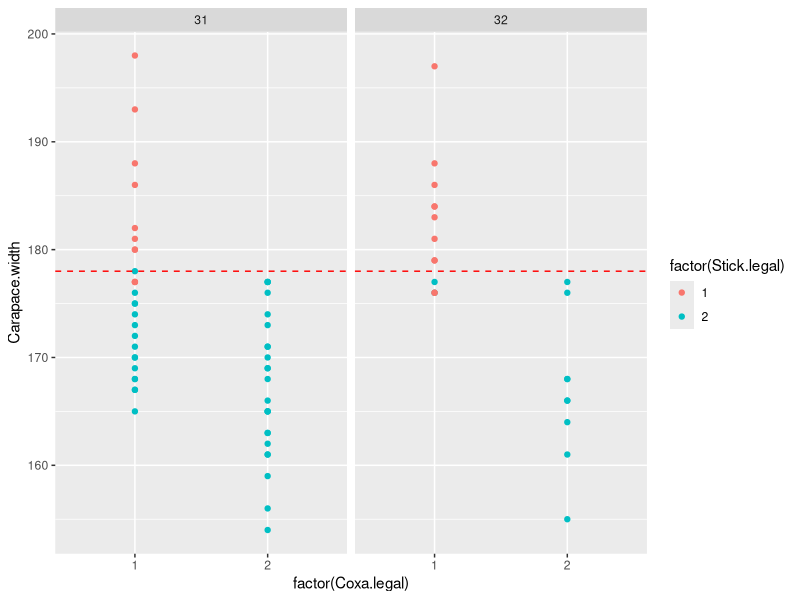
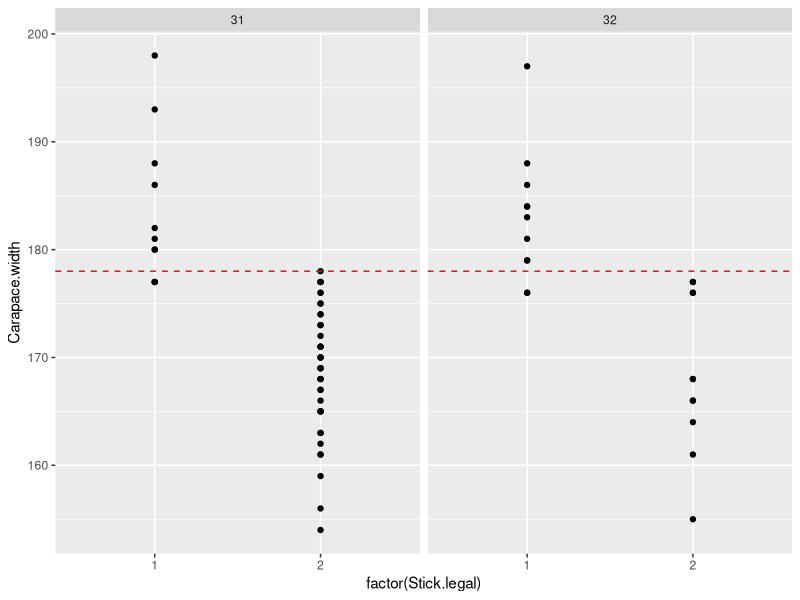
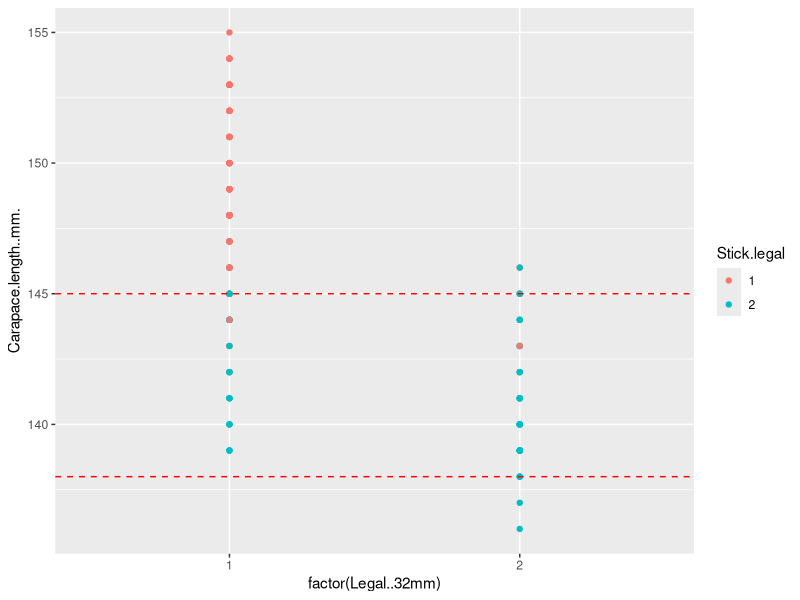
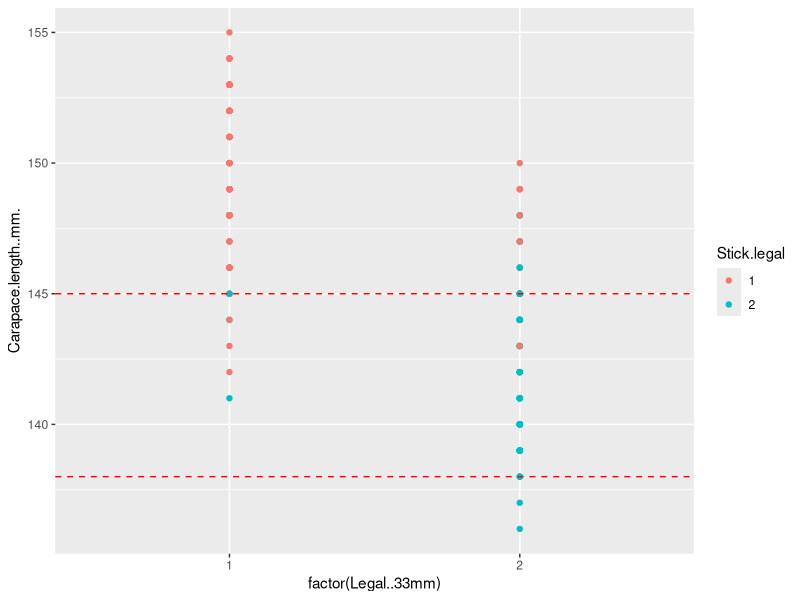
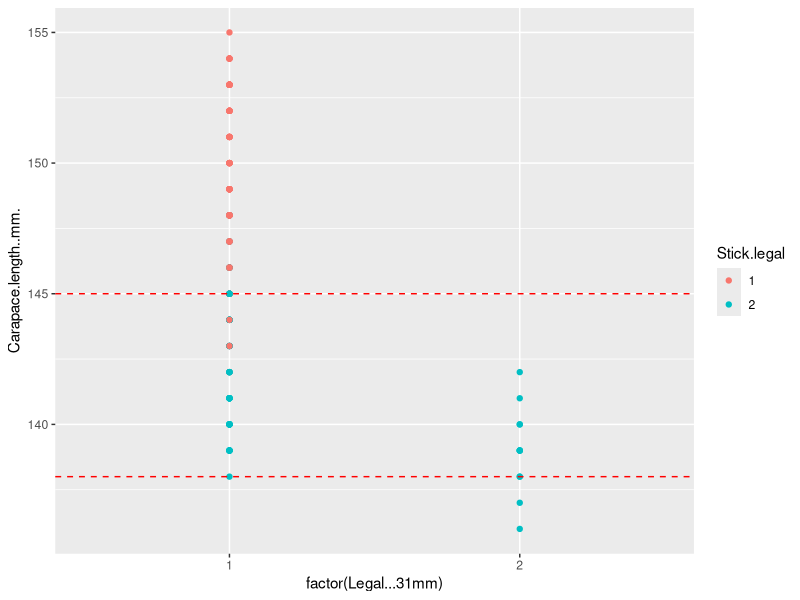
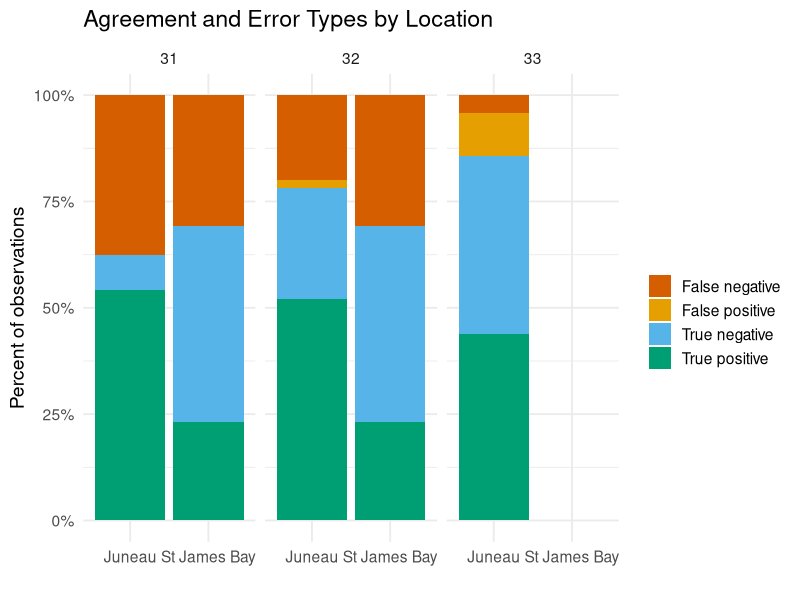
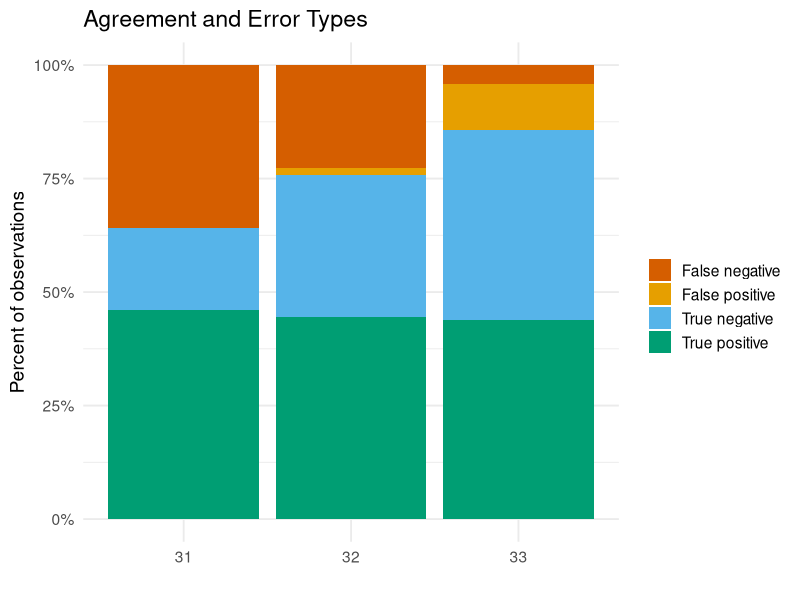

R code for these plots, in order: (Note: this script raises an error after producing the figures.)
###Test coxa measurements- Red King crab
#Alex Reich

library(tidyverse)


##first data set collected June 2025 in st. James Bay by Chris (and Trooper??)
dat1 <- read.csv("data/trooper test data/enforcement test data.csv")
#View(dat1)
names(dat1) #looks fine


#second data set collected July 2025 in Juneau area
dat2 <- read.csv("data/trooper test data/Legal_coxa_testing.csv")
#note there's some values missing- ask Chris about this -FLAG
##it's non essential info but Chris was totes like "I'll fix it!" and then forgot
names(dat2)
#View(dat2)


#well, these datasets are set up differently
##so I'll treat them differently.
##And, can combine and look at 32-legality together at some point...


###Anyway, it's graph time
##what do I want to graph?
#Carapace width size vs...
names(dat1)
#test data- coxa - THE REAL TEST FOR DAT 1
ggplot(dat1) + aes(y=Carapace.width, x=factor(Coxa.legal))+ geom_point(aes(color=factor(Stick.legal)))+
  geom_hline(yintercept=178, color="red", linetype = "dashed")+
  facet_wrap(~factor(Coxa.legal.threshold.used))
#the test data -stick
ggplot(dat1) + aes(y=Carapace.width, x=factor(Stick.legal))+ geom_point()+
  geom_hline(yintercept=178, color="red", linetype = "dashed")+
  facet_wrap(~factor(Coxa.legal.threshold.used))
##at 32- shows one false negative and 0 false postives
dat1$Stick.legal/dat1$Coxa.legal #not that. Some way to tell how often stick was right at 32.


#with dat 2
names(dat2)
#View(dat2)

dat2$Stick.legal <- as.factor(dat2$Stick.legal)

ggplot(dat2) + aes(y= Carapace.length..mm., x= factor(Legal..32mm)) + geom_point(aes(color=Stick.legal)) + 
  geom_hline(yintercept = 138, color = "red", linetype = "dashed")+ #not a hard line here...
  geom_hline(yintercept = 145, color = "red", linetype = "dashed")

ggplot(dat2) + aes(y= Carapace.length..mm., x= factor(Legal..33mm)) + geom_point(aes(color=Stick.legal)) + 
  geom_hline(yintercept = 138, color = "red", linetype = "dashed")+ #not a hard line here...
  geom_hline(yintercept = 145, color = "red", linetype = "dashed")

ggplot(dat2) + aes(y= Carapace.length..mm., x= factor(Legal...31mm)) + geom_point(aes(color=Stick.legal)) + 
  geom_hline(yintercept = 138, color = "red", linetype = "dashed")+ #not a hard line here...
  geom_hline(yintercept = 145, color = "red", linetype = "dashed")

#initial what I'm seeing from here: 32 has one strike (in dat 2). 31 might be better
##what we don't want is false postives. We don't want coxa to say "this aint legal (2)" if it IS legal.
##that happens in dat 2, 33mm 4 times and dat 2, 32 mm, 1 time. 31mm had no false positives so far.

#make these graphs better, then send to spencer, chris with 31mm or smaller as the proposed minimum coxa size. 32mm has one miss

#combine datasets and look at coxa legal vs. stick legal at 31 and 32
names(dat1)
names(dat2)

dat1_31 <- dat1 %>% filter(Coxa.legal.threshold.used == 31) %>% select(Location, Stick.legal, Coxa.legal)
dat1_32 <- dat1 %>% filter(Coxa.legal.threshold.used == 31) %>% select(Location, Stick.legal, Coxa.legal)

dat2$Location <- "Juneau"
dat2_31 <- dat2 %>% select(Stick.legal, Legal...31mm, Location)
dat2_31$Coxa.legal<- dat2_31$Legal...31mm
dat2_31 <- dat2_31 %>% select(-Legal...31mm)

dat2_32 <- dat2 %>% select(Stick.legal, Legal..32mm, Location)
dat2_32$Coxa.legal<- dat2_32$Legal..32mm
dat2_32 <- dat2_32 %>% select(-Legal..32mm)

dat2_33 <- dat2 %>% select(Stick.legal, Legal..33mm, Location)
dat2_33$Coxa.legal<- dat2_33$Legal..33mm
dat2_33 <- dat2_33 %>% select(-Legal..33mm)

dat_31 <- rbind(dat1_31, dat2_31)
dat_32 <- rbind(dat1_32, dat2_32)
dat_33 <- dat2_33

#dat_31$ID <-  c(1:length(dat_31$Stick.legal))
#dat_32$ID <-  c(1:length(dat_32$Stick.legal))

#add false positive columns
dat_31 <- dat_31 %>%
  mutate(false_positive = if_else(Stick.legal == 1 & Coxa.legal == 2, 1, 0)) #it was legal, and the coxa is wrong (BAD!!)

dat_32 <- dat_32 %>%
  mutate(false_positive = if_else(Stick.legal == 1 & Coxa.legal == 2, 1, 0))

dat_33 <- dat_33 %>%
  mutate(false_positive = if_else(Stick.legal == 1 & Coxa.legal == 2, 1, 0))
dat_31
dat_32
dat_33

#add false negative, true postive, true negative columns
dat_31 <- dat_31 %>%
  mutate(true_positive = if_else(Stick.legal == 1 & Coxa.legal == 1, 1, 0), #it was legal, coxa says it's legal too
         false_negative = if_else(Stick.legal == 2 & Coxa.legal == 1, 1, 0), #they got away with it (not as bad as false positive)
         true_negative = if_else(Stick.legal == 2 & Coxa.legal == 2, 1, 0), #stick and coxa agree that it's sublegal
           )

dat_32 <- dat_32 %>%
  mutate(true_positive = if_else(Stick.legal == 1 & Coxa.legal == 1, 1, 0), #it was legal, coxa says it's legal too
         false_negative = if_else(Stick.legal == 2 & Coxa.legal == 1, 1, 0), #they got away with it (not as bad as false positive)
         true_negative = if_else(Stick.legal == 2 & Coxa.legal == 2, 1, 0), #stick and coxa agree that it's sublegal
  )

dat_33 <- dat_33 %>%
  mutate(true_positive = if_else(Stick.legal == 1 & Coxa.legal == 1, 1, 0), #it was legal, coxa says it's legal too
         false_negative = if_else(Stick.legal == 2 & Coxa.legal == 1, 1, 0), #they got away with it (not as bad as false positive)
         true_negative = if_else(Stick.legal == 2 & Coxa.legal == 2, 1, 0), #stick and coxa agree that it's sublegal
  )

#combine
dat_31 <- dat_31 %>% mutate(coxa.width.tested = 31)
dat_32 <- dat_32 %>% mutate(coxa.width.tested = 32)
dat_33 <- dat_33 %>% mutate(coxa.width.tested = 33)

dat_all <- rbind(dat_31, dat_32, dat_33)
dat_all$coxa.width.tested <- as.factor(dat_all$coxa.width.tested)


#data visualize
library(cowplot)
dat_all %>%
  mutate(class = case_when(
    true_positive == 1 ~ "True positive",
    false_positive == 1 ~ "False positive",
    true_negative == 1 ~ "True negative",
    false_negative == 1 ~ "False negative"
  )) %>%
  count(Location, class, coxa.width.tested) %>%
  group_by(Location, coxa.width.tested) %>%
  mutate(prop = n / sum(n)) %>%
  ggplot(aes(x = Location, y = prop, fill = class)) +
  geom_col(position = "stack") +
  scale_fill_manual(values = c(
    "True positive" = "#009E73",
    "True negative" = "#56B4E9",
    "False positive" = "#E69F00",
    "False negative" = "#D55E00"
  )) +
  scale_y_continuous(labels = scales::percent) +
  labs(
    title = "Agreement and Error Types by Location",
    y = "Percent of observations",
    x = "",
    fill = ""
  ) +
  theme_minimal(base_size = 14)+
  facet_wrap(~ coxa.width.tested) -> fig_two

ggsave("figures/fig_two.png", fig_two, width =10, height = 6, dpi = 300)

#sum over location
dat_all %>%
  mutate(class = case_when(
    true_positive == 1 ~ "True positive",
    false_positive == 1 ~ "False positive",
    true_negative == 1 ~ "True negative",
    false_negative == 1 ~ "False negative"
  ),
  Region ="") %>%
  count(Region, class, coxa.width.tested) %>%
  group_by(Region, coxa.width.tested) %>%
  mutate(prop = n / sum(n)) %>%
  ggplot(aes(x = coxa.width.tested, y = prop, fill = class)) +
  geom_col(position = "stack") +
  scale_fill_manual(values = c(
    "True positive" = "#009E73",
    "True negative" = "#56B4E9",
    "False positive" = "#E69F00",
    "False negative" = "#D55E00"
  )) +
  scale_y_continuous(labels = scales::percent) +
  labs(
    title = "Agreement and Error Types",
    y = "Percent of observations",
    x = "",
    fill = ""
  ) +
  theme_minimal(base_size = 14) -> fig_one

ggsave("figures/fig_one.png", fig_one, width =10, height = 6, dpi = 300)

######
#Neat, that should be good enough in the data viz department. Now let's get some stats.
dat_sum <- dat_all %>%
  mutate(class = case_when(
    true_positive == 1 ~ "True positive",
    false_positive == 1 ~ "False positive",
    true_negative == 1 ~ "True negative",
    false_negative == 1 ~ "False negative"
  ),
  Region ="") %>%
  count(Region, class, coxa.width.tested) %>%
  group_by(Region, coxa.width.tested) %>%
  mutate(prop = n / sum(n))%>%
  ungroup()

#hmm. let's make some tables

#Table 1: what proportion of 31mm, 32mm, and 33mm are correct
temp1 <- dat_sum %>% filter(coxa.width.tested == 31) %>% select(-Region)
write.csv(temp1, "results/coxa test 31.csv")

temp2 <- dat_sum %>% filter(coxa.width.tested == 32)
write.csv(temp2, "results/coxa test 32.csv")

temp3 <- dat_sum %>% filter(coxa.width.tested == 33)
write.csv(temp3, "results/coxa test 33.csv")

